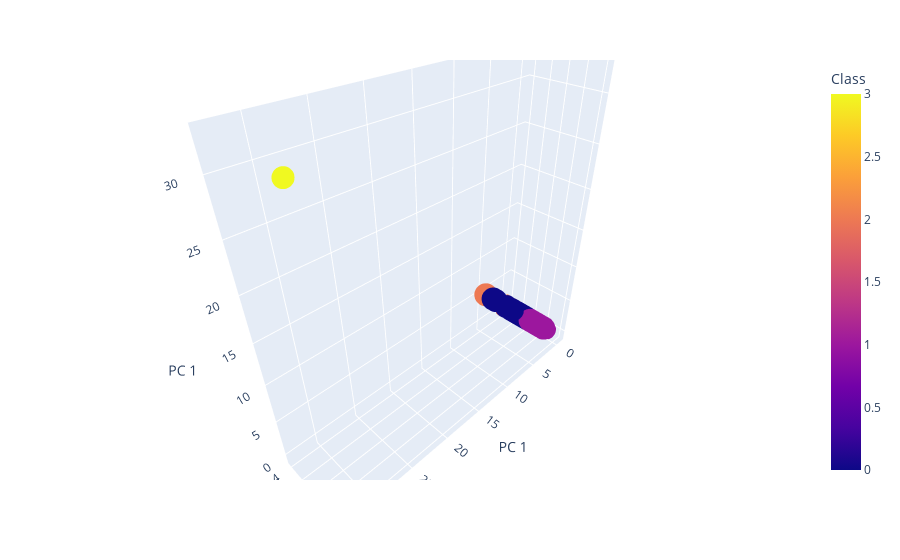

Write notebook code for a chart like this one.
### Markdown cell above
### Visualizing Results

#### 3D-Scatter with Clusters

### Code cell
# Create a 3D-Scatter with the PCA data and the clusters

# fig.update_layout(legend=dict(x=0, y=1))
# fig.show()
fig = px.scatter_3d(
    clustered_df,
    x="PC 1",
    y="PC 2",
    z="PC 1",
    color="Class",
#     symbol="class",
    hover_name="CoinName",
    hover_data=["Algorithm"],
    width=800,
)
fig.update_layout(legend=dict(x=0, y=1))
fig.show()

### Figure 1 — Plotly figure (JSON) as saved in the notebook; plotly's stock layout.template omitted (floating-point values rounded to 4 significant figures; data arrays with more than 128 entries replaced by an {"elided": "..."} marker saying what was removed)
{"data": [{"customdata": {"elided": "637x1 str values"}, "hovertemplate": "<b>%{hovertext}</b><br><br>PC 1=%{z}<br>PC 2=%{y}<br>Algorithm=%{customdata[0]}<br>Class=%{marker.color}<extra></extra>", "hovertext": {"elided": "637 str values"}, "legendgroup": "", "marker": {"color": {"elided": "637 int values"}, "coloraxis": "coloraxis", "symbol": "circle"}, "mode": "markers", "name": "", "scene": "scene", "showlegend": false, "type": "scatter3d", "x": {"elided": "637 float values"}, "y": {"elided": "637 float values"}, "z": {"elided": "637 float values"}}], "layout": {"autosize": true, "coloraxis": {"colorbar": {"title": {"text": "Class"}}, "colorscale": [[0, "#0d0887"], [0.1111, "#46039f"], [0.2222, "#7201a8"], [0.3333, "#9c179e"], [0.4444, "#bd3786"], [0.5556, "#d8576b"], [0.6667, "#ed7953"], [0.7778, "#fb9f3a"], [0.8889, "#fdca26"], [1, "#f0f921"]]}, "legend": {"tracegroupgap": 0, "x": 0, "y": 1}, "margin": {"t": 60}, "scene": {"aspectmode": "auto", "aspectratio": {"x": 1.559, "y": 0.4116, "z": 1.559}, "domain": {"x": [0, 1], "y": [0, 1]}, "xaxis": {"title": {"text": "PC 1"}, "type": "linear"}, "yaxis": {"title": {"text": "PC 2"}, "type": "linear"}, "zaxis": {"title": {"text": "PC 1"}, "type": "linear"}}}}
